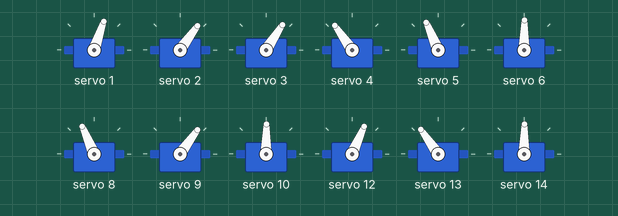
This sketch was run on a simulated Arduino Uno, built with avr-gcc and run on an emulated ATmega328P. Shown: 12 × servo. What the sketch prints to the serial monitor is not drawn.

Above: at 0.05 s.
At 1.25 s:
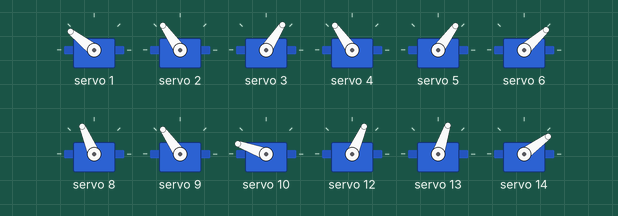
Timing chart, 0 to 3.0 s (numbered marks = the images above):
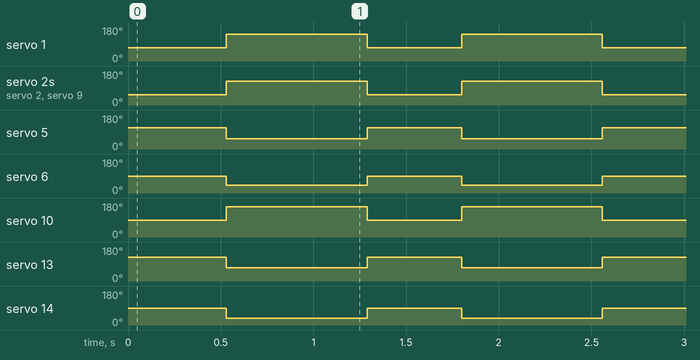

The sketch:

Squat.ino
```cpp
#include <Adafruit_PWMServoDriver.h>
#include <Wire.h>
Adafruit_PWMServoDriver pwm = Adafruit_PWMServoDriver();

#define SERVOMIN  150 // This is the 'minimum' pulse length count (out of 4096)
#define SERVOMAX  600 // This is the 'maximum' pulse length count (out of 4096)
#define USMIN  600 // This is the rounded 'minimum' microsecond length based on the minimum pulse of 150
#define USMAX  2400 // This is the rounded 'maximum' microsecond length based on the maximum pulse of 600
#define SERVO_FREQ 50

uint8_t servonum = 0;

void setup() {
  // put your setup code here, to run once:
  Serial.begin(9600);
  Serial.println("8 channel Servo test!");

  pwm.begin();

  pwm.setOscillatorFrequency(27000000);
  pwm.setPWMFreq(SERVO_FREQ);  // Analog servos run at ~50 Hz updates

  delay(10);

}
int angleToPulse(int ang){
  int pulse = map(ang,0,180,SERVOMIN, SERVOMAX);
  return pulse;

}
void loop() {
  // put your main code here, to run repeatedly:
  Jongkok();
  delay(500);
  Berdiri();
  delay(750);
}

void Berdiri(){
  //Kaki Kiri Depan
  pwm.setPWM(1, 0, angleToPulse(105) ); //Ujung
  pwm.setPWM(2, 0, angleToPulse(90) ); //Tengah
  pwm.setPWM(3, 0, angleToPulse(33) ); //Pangkal

  //Kaki Kanan Depan
  pwm.setPWM(4, 0, angleToPulse(90) ); //Pangkal
  pwm.setPWM(5, 0, angleToPulse(30) ); //Tengah
  pwm.setPWM(6, 0, angleToPulse(20) ); //Ujung

  //Kaki Kiri Belakang
  pwm.setPWM(8, 0, angleToPulse(80) ); //Pangkal
  pwm.setPWM(9, 0, angleToPulse(90) ); //Tengah
  pwm.setPWM(10, 0, angleToPulse(120) ); //Ujung

  //Kaki Kanan Belakang
  pwm.setPWM(12, 0, angleToPulse(40) ); //Pangkal
  pwm.setPWM(13, 0, angleToPulse(45) ); //Tengah
  pwm.setPWM(14, 0, angleToPulse(15) ); //Ujung

  /*//Kaki Kiri Tengah
  pwm.setPWM(7, 0, angleToPulse(90) );
  pwm.setPWM(0, 0, angleToPulse(60) );

  //Kaki Kanan Tengah
  pwm.setPWM(11, 0, angleToPulse(60) );
  pwm.setPWM(15, 0, angleToPulse(30) );*/
}

void Jongkok(){
  //Kaki Kiri Depan
  pwm.setPWM(1, 0, angleToPulse(45) ); //Ujung
  pwm.setPWM(2, 0, angleToPulse(30) ); //Tengah
  pwm.setPWM(3, 0, angleToPulse(33) ); //Pangkal

  //Kaki Kanan Depan
  pwm.setPWM(4, 0, angleToPulse(90) ); //Pangkal
  pwm.setPWM(5, 0, angleToPulse(80) ); //Tengah
  pwm.setPWM(6, 0, angleToPulse(60) ); //Ujung

  //Kaki Kiri Belakang
  pwm.setPWM(8, 0, angleToPulse(80) ); //Pangkal
  pwm.setPWM(9, 0, angleToPulse(30) ); //Tengah
  pwm.setPWM(10, 0, angleToPulse(60) ); //Ujung

  //Kaki Kanan Belakang
  pwm.setPWM(12, 0, angleToPulse(40) ); //Pangkal
  pwm.setPWM(13, 0, angleToPulse(90) ); //Tengah
  pwm.setPWM(14, 0, angleToPulse(60) ); //Ujung
}
```

Measured:
- by itself, servo 1: alternates 142° for 0.76 s and 71° for 0.51 s
- by itself, servo 2, servo 9: alternates 125° for 0.76 s and 54° for 0.51 s
- by itself, servo 5: alternates 113° for 0.51 s and 54° for 0.76 s
- by itself, servo 6: alternates 89° for 0.51 s and 42° for 0.76 s
- by itself, servo 10: alternates 160° for 0.76 s and 89° for 0.51 s
- by itself, servo 13: alternates 125° for 0.51 s and 71° for 0.76 s
- by itself, servo 14: alternates 89° for 0.51 s and 36° for 0.76 s
